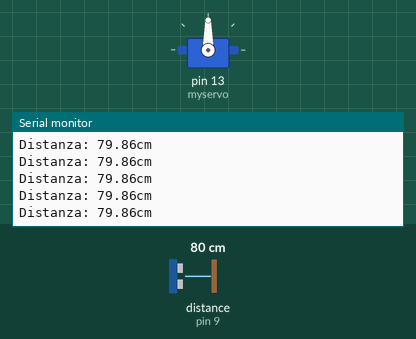
Recording of a sketch running on a simulated Arduino Uno, built with avr-gcc and run on an emulated ATmega328P. On the bench: servo, the last lines printed to the serial monitor. Wiring (inferred from the names in the program): ultrasonic range finder: trigger pin 10; echo pin 9. Inputs (shaded band) come from the test bench; at power-on: distance to the obstacle (sensor on pin 9) 80 cm. The echo pulse lasts 58.3 µs per cm.

Above: at 1.2 s.
1.3 s: distance to the obstacle (sensor on pin 9) set to 16 cm
At 2.2 s:
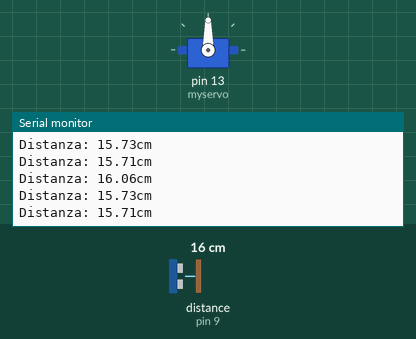
4.3 s: distance to the obstacle (sensor on pin 9) set to 13 cm
At 6.1 s:
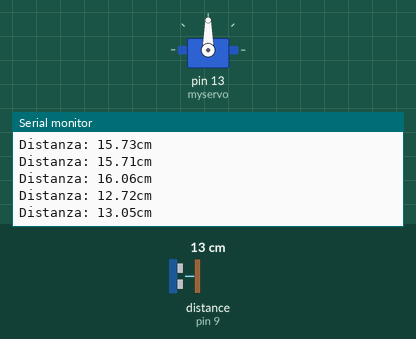
Timing chart, 0 to 7.6 s (numbered marks = the images above; inputs shaded):
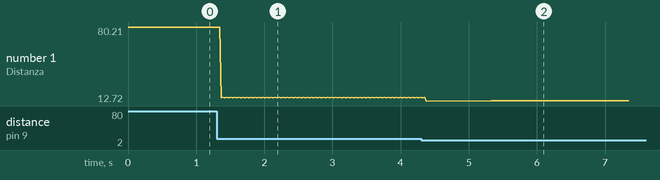

The sketch:

ultrasuoni.ino
```cpp
#define TRIG_PIN 10
#define ECHO_PIN 9
#include <Servo.h>
Servo myservo;

void setup() {
  Serial.begin(9600);
  pinMode(TRIG_PIN, OUTPUT);
  pinMode(ECHO_PIN, INPUT);
  digitalWrite(TRIG_PIN, LOW);
  myservo.attach(13);

}

void loop() {
  digitalWrite(TRIG_PIN, HIGH);
  delayMicroseconds(10);
  digitalWrite(TRIG_PIN, LOW);
  //delayMicroseconds(10);
  unsigned long tempo= pulseIn(ECHO_PIN, HIGH);
  float distanza= 0.03438 * tempo / 2;
  Serial.println("Distanza: "+ String(distanza)+ "cm");
  delay(5 );
  if (distanza <=14) {
  myservo.write(90);
  delay(1000);
  myservo.write(0);


}


}
```

Measured:
- after the input at 1.3 s, the serial monitor: prints a new line after 0.07 s (image 1)
- after the input at 4.3 s, the serial monitor: prints a new line after 0.07 s (image 2)
- plotted number 1: 79.86 → 16.06 after the input at 1.3 s, 16.06 → 13.05 after the input at 4.3 s
